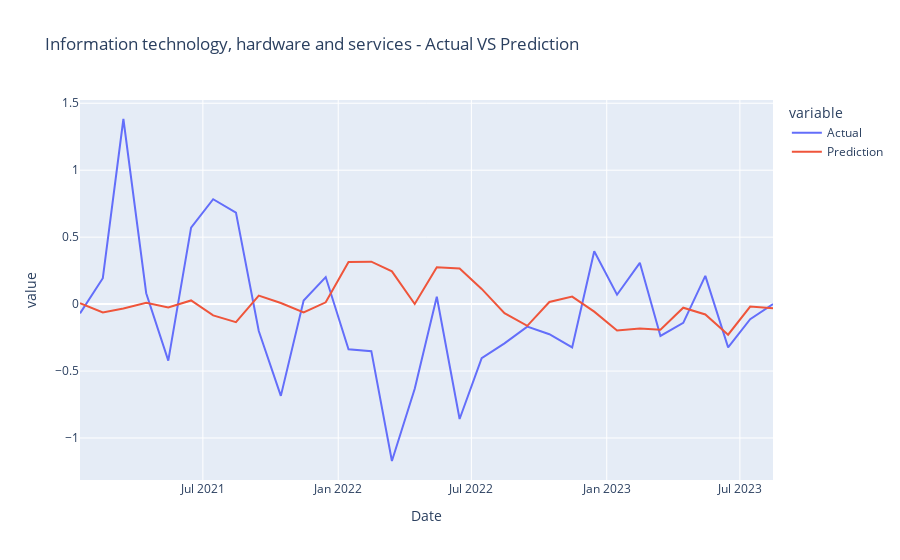
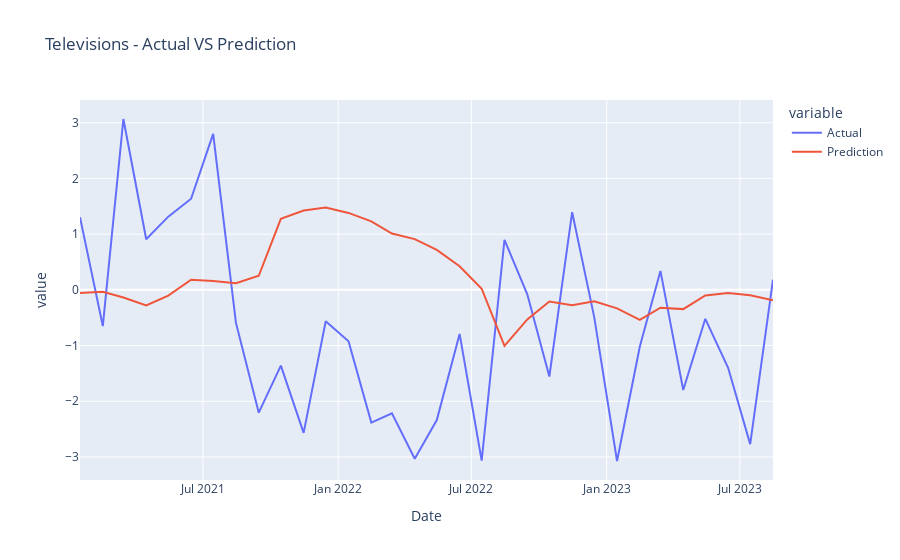
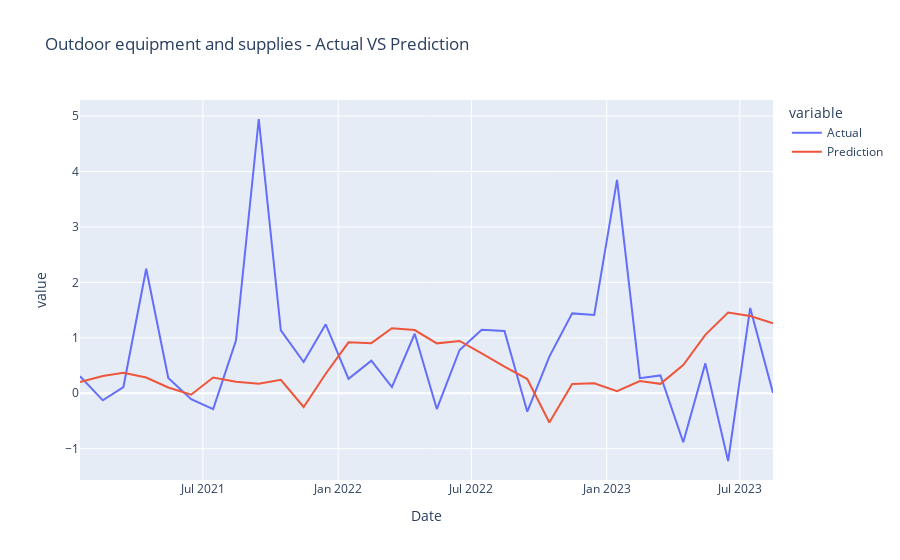
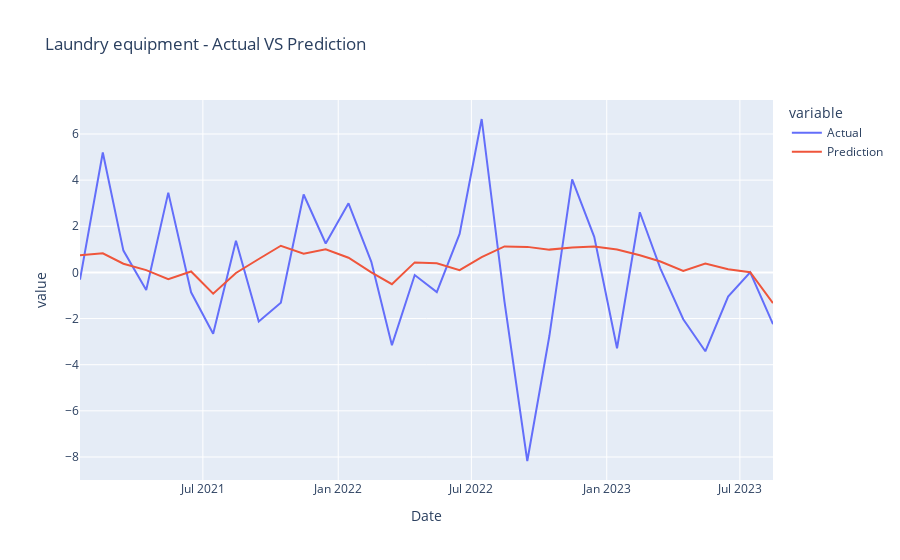

Notebook cell for these charts, in order:
### Code cell
def plot_results(all_data_dict, categories):
    category_samples = random.sample(categories, 10)+['All items']
    for category in category_samples:
        category_df = all_data_dict[category]
        fig = px.line(category_df, x="Date", y=["Actual", "Prediction"], title=f'{category} - Actual VS Prediction')
        fig.show()

plot_results(all_data_test_dict, all_categories)

### Figure 1 — Plotly figure (JSON) as saved in the notebook; plotly's stock layout.template omitted (floating-point values rounded to 4 significant figures)
{"data": [{"hovertemplate": "variable=Actual<br>Date=%{x}<br>value=%{y}<extra></extra>", "legendgroup": "Actual", "line": {"color": "#636efa", "dash": "solid"}, "marker": {"symbol": "circle"}, "mode": "lines", "name": "Actual", "orientation": "v", "showlegend": true, "type": "scatter", "x": ["2021-01-15", "2021-02-15", "2021-03-15", "2021-04-15", "2021-05-15", "2021-06-15", "2021-07-15", "2021-08-15", "2021-09-15", "2021-10-15", "2021-11-15", "2021-12-15", "2022-01-15", "2022-02-15", "2022-03-15", "2022-04-15", "2022-05-15", "2022-06-15", "2022-07-15", "2022-08-15", "2022-09-15", "2022-10-15", "2022-11-15", "2022-12-15", "2023-01-15", "2023-02-15", "2023-03-15", "2023-04-15", "2023-05-15", "2023-06-15", "2023-07-15", "2023-08-15"], "xaxis": "x", "y": [-0.06902, 0.1931, 1.382, 0.08152, -0.4219, 0.5712, 0.7835, 0.6839, -0.2007, -0.6853, 0.02696, 0.202, -0.3369, -0.3515, -1.172, -0.6324, 0.05515, -0.8583, -0.404, -0.2936, -0.1681, -0.2246, -0.3238, 0.394, 0.0702, 0.3083, -0.2381, -0.1404, 0.2105, -0.3229, -0.1125, 0], "yaxis": "y"}, {"hovertemplate": "variable=Prediction<br>Date=%{x}<br>value=%{y}<extra></extra>", "legendgroup": "Prediction", "line": {"color": "#EF553B", "dash": "solid"}, "marker": {"symbol": "circle"}, "mode": "lines", "name": "Prediction", "orientation": "v", "showlegend": true, "type": "scatter", "x": ["2021-01-15", "2021-02-15", "2021-03-15", "2021-04-15", "2021-05-15", "2021-06-15", "2021-07-15", "2021-08-15", "2021-09-15", "2021-10-15", "2021-11-15", "2021-12-15", "2022-01-15", "2022-02-15", "2022-03-15", "2022-04-15", "2022-05-15", "2022-06-15", "2022-07-15", "2022-08-15", "2022-09-15", "2022-10-15", "2022-11-15", "2022-12-15", "2023-01-15", "2023-02-15", "2023-03-15", "2023-04-15", "2023-05-15", "2023-06-15", "2023-07-15", "2023-08-15"], "xaxis": "x", "y": [0.007233, -0.06244, -0.03346, 0.01028, -0.02562, 0.02716, -0.08419, -0.1347, 0.06296, 0.008093, -0.0619, 0.01359, 0.3153, 0.3171, 0.2442, 0.0005488, 0.2759, 0.2658, 0.1135, -0.06714, -0.1621, 0.01587, 0.05646, -0.0564, -0.1975, -0.1824, -0.1914, -0.02682, -0.0777, -0.2285, -0.01876, -0.03154], "yaxis": "y"}], "layout": {"legend": {"title": {"text": "variable"}, "tracegroupgap": 0}, "title": {"text": "Information technology, hardware and services - Actual VS Prediction"}, "xaxis": {"anchor": "y", "domain": [0, 1], "title": {"text": "Date"}}, "yaxis": {"anchor": "x", "domain": [0, 1], "title": {"text": "value"}}}}

### Figure 2 — Plotly figure (JSON) as saved in the notebook; plotly's stock layout.template omitted (floating-point values rounded to 4 significant figures)
{"data": [{"hovertemplate": "variable=Actual<br>Date=%{x}<br>value=%{y}<extra></extra>", "legendgroup": "Actual", "line": {"color": "#636efa", "dash": "solid"}, "marker": {"symbol": "circle"}, "mode": "lines", "name": "Actual", "orientation": "v", "showlegend": true, "type": "scatter", "x": ["2021-01-15", "2021-02-15", "2021-03-15", "2021-04-15", "2021-05-15", "2021-06-15", "2021-07-15", "2021-08-15", "2021-09-15", "2021-10-15", "2021-11-15", "2021-12-15", "2022-01-15", "2022-02-15", "2022-03-15", "2022-04-15", "2022-05-15", "2022-06-15", "2022-07-15", "2022-08-15", "2022-09-15", "2022-10-15", "2022-11-15", "2022-12-15", "2023-01-15", "2023-02-15", "2023-03-15", "2023-04-15", "2023-05-15", "2023-06-15", "2023-07-15", "2023-08-15"], "xaxis": "x", "y": [1.303, -0.6496, 3.066, 0.9088, 1.314, 1.635, 2.798, -0.5931, -2.205, -1.361, -2.567, -0.5638, -0.923, -2.382, -2.216, -3.033, -2.337, -0.7911, -3.065, 0.8969, -0.0812, -1.555, 1.393, -0.4894, -3.072, -1.017, 0.3401, -1.799, -0.5199, -1.4, -2.769, 0.181], "yaxis": "y"}, {"hovertemplate": "variable=Prediction<br>Date=%{x}<br>value=%{y}<extra></extra>", "legendgroup": "Prediction", "line": {"color": "#EF553B", "dash": "solid"}, "marker": {"symbol": "circle"}, "mode": "lines", "name": "Prediction", "orientation": "v", "showlegend": true, "type": "scatter", "x": ["2021-01-15", "2021-02-15", "2021-03-15", "2021-04-15", "2021-05-15", "2021-06-15", "2021-07-15", "2021-08-15", "2021-09-15", "2021-10-15", "2021-11-15", "2021-12-15", "2022-01-15", "2022-02-15", "2022-03-15", "2022-04-15", "2022-05-15", "2022-06-15", "2022-07-15", "2022-08-15", "2022-09-15", "2022-10-15", "2022-11-15", "2022-12-15", "2023-01-15", "2023-02-15", "2023-03-15", "2023-04-15", "2023-05-15", "2023-06-15", "2023-07-15", "2023-08-15"], "xaxis": "x", "y": [-0.05825, -0.03397, -0.1374, -0.2815, -0.1032, 0.1828, 0.1595, 0.1187, 0.2518, 1.274, 1.424, 1.478, 1.38, 1.229, 1.011, 0.9097, 0.7156, 0.424, 0.01969, -1.006, -0.5306, -0.2096, -0.2767, -0.2059, -0.3315, -0.5382, -0.3215, -0.3461, -0.102, -0.05593, -0.0987, -0.1876], "yaxis": "y"}], "layout": {"legend": {"title": {"text": "variable"}, "tracegroupgap": 0}, "title": {"text": "Televisions - Actual VS Prediction"}, "xaxis": {"anchor": "y", "domain": [0, 1], "title": {"text": "Date"}}, "yaxis": {"anchor": "x", "domain": [0, 1], "title": {"text": "value"}}}}

### Figure 3 — Plotly figure (JSON) as saved in the notebook; plotly's stock layout.template omitted (floating-point values rounded to 4 significant figures)
{"data": [{"hovertemplate": "variable=Actual<br>Date=%{x}<br>value=%{y}<extra></extra>", "legendgroup": "Actual", "line": {"color": "#636efa", "dash": "solid"}, "marker": {"symbol": "circle"}, "mode": "lines", "name": "Actual", "orientation": "v", "showlegend": true, "type": "scatter", "x": ["2021-01-15", "2021-02-15", "2021-03-15", "2021-04-15", "2021-05-15", "2021-06-15", "2021-07-15", "2021-08-15", "2021-09-15", "2021-10-15", "2021-11-15", "2021-12-15", "2022-01-15", "2022-02-15", "2022-03-15", "2022-04-15", "2022-05-15", "2022-06-15", "2022-07-15", "2022-08-15", "2022-09-15", "2022-10-15", "2022-11-15", "2022-12-15", "2023-01-15", "2023-02-15", "2023-03-15", "2023-04-15", "2023-05-15", "2023-06-15", "2023-07-15", "2023-08-15"], "xaxis": "x", "y": [0.3067, -0.1273, 0.1127, 2.247, 0.276, -0.1055, -0.2862, 0.9501, 4.947, 1.135, 0.5635, 1.244, 0.261, 0.588, 0.111, 1.074, -0.2852, 0.7813, 1.145, 1.125, -0.3324, 0.6617, 1.441, 1.412, 3.848, 0.2722, 0.3213, -0.8844, 0.5389, -1.222, 1.54, 0.00624], "yaxis": "y"}, {"hovertemplate": "variable=Prediction<br>Date=%{x}<br>value=%{y}<extra></extra>", "legendgroup": "Prediction", "line": {"color": "#EF553B", "dash": "solid"}, "marker": {"symbol": "circle"}, "mode": "lines", "name": "Prediction", "orientation": "v", "showlegend": true, "type": "scatter", "x": ["2021-01-15", "2021-02-15", "2021-03-15", "2021-04-15", "2021-05-15", "2021-06-15", "2021-07-15", "2021-08-15", "2021-09-15", "2021-10-15", "2021-11-15", "2021-12-15", "2022-01-15", "2022-02-15", "2022-03-15", "2022-04-15", "2022-05-15", "2022-06-15", "2022-07-15", "2022-08-15", "2022-09-15", "2022-10-15", "2022-11-15", "2022-12-15", "2023-01-15", "2023-02-15", "2023-03-15", "2023-04-15", "2023-05-15", "2023-06-15", "2023-07-15", "2023-08-15"], "xaxis": "x", "y": [0.2028, 0.3109, 0.3716, 0.2844, 0.104, -0.02639, 0.283, 0.2079, 0.1707, 0.2437, -0.2472, 0.3515, 0.9189, 0.9042, 1.174, 1.141, 0.9003, 0.9434, 0.7204, 0.4792, 0.2574, -0.5271, 0.1661, 0.1797, 0.03896, 0.2201, 0.1701, 0.5092, 1.054, 1.455, 1.395, 1.264], "yaxis": "y"}], "layout": {"legend": {"title": {"text": "variable"}, "tracegroupgap": 0}, "title": {"text": "Outdoor equipment and supplies - Actual VS Prediction"}, "xaxis": {"anchor": "y", "domain": [0, 1], "title": {"text": "Date"}}, "yaxis": {"anchor": "x", "domain": [0, 1], "title": {"text": "value"}}}}

### Figure 4 — Plotly figure (JSON) as saved in the notebook; plotly's stock layout.template omitted (floating-point values rounded to 4 significant figures)
{"data": [{"hovertemplate": "variable=Actual<br>Date=%{x}<br>value=%{y}<extra></extra>", "legendgroup": "Actual", "line": {"color": "#636efa", "dash": "solid"}, "marker": {"symbol": "circle"}, "mode": "lines", "name": "Actual", "orientation": "v", "showlegend": true, "type": "scatter", "x": ["2021-01-15", "2021-02-15", "2021-03-15", "2021-04-15", "2021-05-15", "2021-06-15", "2021-07-15", "2021-08-15", "2021-09-15", "2021-10-15", "2021-11-15", "2021-12-15", "2022-01-15", "2022-02-15", "2022-03-15", "2022-04-15", "2022-05-15", "2022-06-15", "2022-07-15", "2022-08-15", "2022-09-15", "2022-10-15", "2022-11-15", "2022-12-15", "2023-01-15", "2023-02-15", "2023-03-15", "2023-04-15", "2023-05-15", "2023-06-15", "2023-07-15", "2023-08-15"], "xaxis": "x", "y": [-0.3149, 5.198, 0.9452, -0.7609, 3.459, -0.8624, -2.655, 1.374, -2.123, -1.314, 3.376, 1.252, 2.994, 0.4587, -3.154, -0.115, -0.8554, 1.669, 6.649, -1.267, -8.174, -2.758, 4.028, 1.544, -3.287, 2.606, 0.1654, -2.029, -3.419, -1.051, 0.001799, -2.246], "yaxis": "y"}, {"hovertemplate": "variable=Prediction<br>Date=%{x}<br>value=%{y}<extra></extra>", "legendgroup": "Prediction", "line": {"color": "#EF553B", "dash": "solid"}, "marker": {"symbol": "circle"}, "mode": "lines", "name": "Prediction", "orientation": "v", "showlegend": true, "type": "scatter", "x": ["2021-01-15", "2021-02-15", "2021-03-15", "2021-04-15", "2021-05-15", "2021-06-15", "2021-07-15", "2021-08-15", "2021-09-15", "2021-10-15", "2021-11-15", "2021-12-15", "2022-01-15", "2022-02-15", "2022-03-15", "2022-04-15", "2022-05-15", "2022-06-15", "2022-07-15", "2022-08-15", "2022-09-15", "2022-10-15", "2022-11-15", "2022-12-15", "2023-01-15", "2023-02-15", "2023-03-15", "2023-04-15", "2023-05-15", "2023-06-15", "2023-07-15", "2023-08-15"], "xaxis": "x", "y": [0.7436, 0.8304, 0.3765, 0.09746, -0.2914, 0.03907, -0.9237, -0.02486, 0.5812, 1.157, 0.8069, 1.002, 0.6372, 0.005223, -0.5091, 0.4336, 0.3998, 0.09667, 0.6593, 1.124, 1.107, 0.9879, 1.075, 1.125, 0.9965, 0.7428, 0.4705, 0.06608, 0.3893, 0.1399, 0.01009, -1.331], "yaxis": "y"}], "layout": {"legend": {"title": {"text": "variable"}, "tracegroupgap": 0}, "title": {"text": "Laundry equipment - Actual VS Prediction"}, "xaxis": {"anchor": "y", "domain": [0, 1], "title": {"text": "Date"}}, "yaxis": {"anchor": "x", "domain": [0, 1], "title": {"text": "value"}}}}
